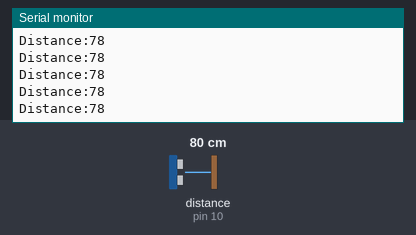
Simulated run of this sketch. Board: Arduino Uno, built with avr-gcc and run on an emulated ATmega328P. Shown: the last lines printed to the serial monitor. Wiring (inferred from the names in the program): ultrasonic range finder: trigger pin 9; echo pin 10. The inputs (shaded band) are chosen by the test bench; at power-on: distance to the obstacle (sensor on pin 10) 80 cm. The echo pulse lasts 58.3 µs per cm.

Above: at 1.2 s.
1.3 s: distance to the obstacle (sensor on pin 10) set to 120 cm
At 1.8 s:
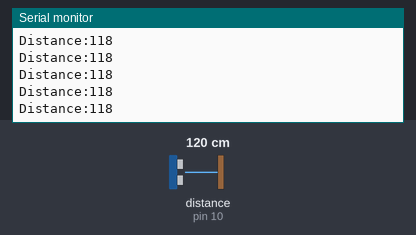
4.3 s: distance to the obstacle (sensor on pin 10) set to 250 cm
At 5.3 s:
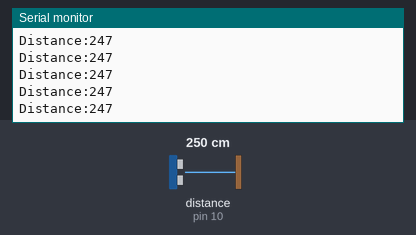
10.3 s: distance to the obstacle (sensor on pin 10) set to 299 cm
At 10.9 s:
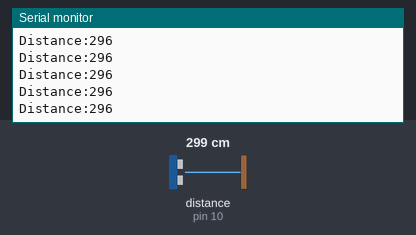
16.3 s: distance to the obstacle (sensor on pin 10) set to 2 cm
At 17.1 s:
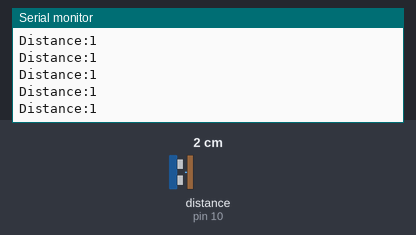
Timing chart, 0 to 19.3 s (numbered marks = the images above; inputs shaded):
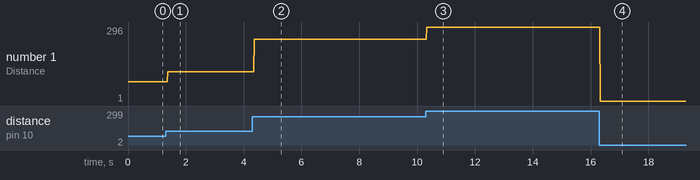

The sketch:

USmotor.ino
```cpp
const int trigpin=9;
const int echopin=10;
const int motor=11;
const int dir=12;
 int  a=20;
 int  b=2;


long duration;
int distance;
int i;

void setup() {

  pinMode(trigpin, OUTPUT);
  pinMode(echopin, INPUT);

  Serial.begin(9600);
  // put your setup code here, to run once:

}

void loop() {

  digitalWrite(trigpin, LOW);
  delayMicroseconds(2);
  digitalWrite(trigpin, HIGH);
  delayMicroseconds(10);
  digitalWrite(trigpin, LOW);

  duration=pulseIn(echopin, HIGH);

  distance=duration*0.034/2;

  Serial.print("Distance:");
  Serial.println(distance);

 /* if(distance<=a)
  {


     analogWrite(11, 60);
     digitalWrite(12, HIGH);

    if(distance==a-b)
    {
      analogWrite(11, 60);
      digitalWrite(12, HIGH);

    }
    else if(distance==a-2b)
    {
      analogWrite(11, 50);
      digitalWrite(12, HIGH);

    }
    else if(distance==a-3b)
    {
      analogWrite(11, 30);
      digitalWrite(12, HIGH);

    }
    else if(distance==a-4b)
    {
      analogWrite(11, 10);
      digitalWrite(12, HIGH);

    }
    else if(distance == (a-5b))
    {
      analogWrite(11, 0);
      digitalWrite(12, HIGH);

    }
    Serial.println("STOP");
  }
  else
  {
    analogWrite(motor, 80);
    digitalWrite(dir, HIGH);
    Serial.println("BEGIN");
  }
  // put your main code here, to run repeatedly:
*/
}
```

Measured:
- after the input at 1.3 s, the serial monitor: prints a new line after 0.07 s (image 1)
- after the input at 4.3 s, the serial monitor: prints a new line after 0.07 s (image 2)
- after the input at 10.3 s, the serial monitor: prints a new line at once (image 3)
- after the input at 16.3 s, the serial monitor: prints a new line at once (image 4)
- plotted number 1: 78 → 118 after the input at 1.3 s, 118 → 247 after the input at 4.3 s, 247 → 296 after the input at 10.3 s, 296 → 1 after the input at 16.3 s
